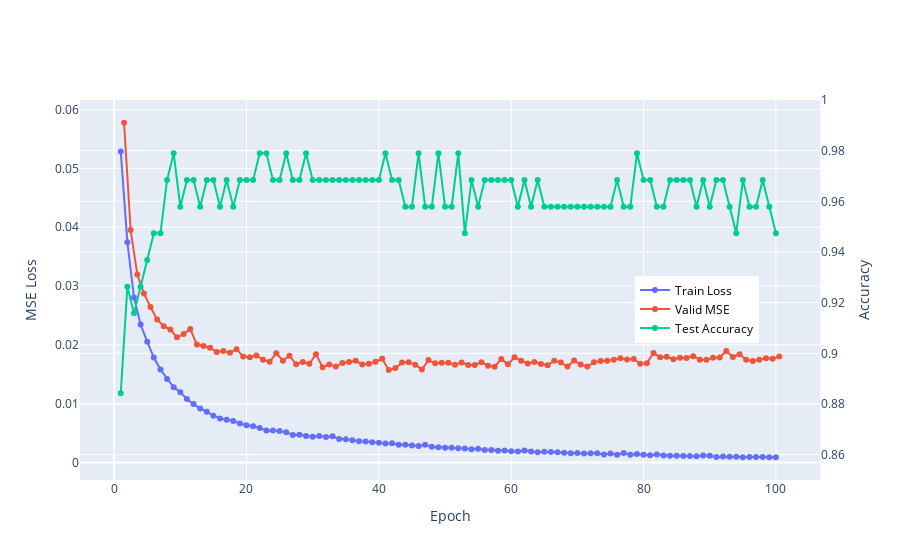

Notebook cell for this chart:
### Code cell
def plot_training_history(model_name = "mean_256", trained_epoches = 10):
    epoches = list(range(1, trained_epoches + 1))
    train_losses = []
    test_losses = []
    test_accs = []
    for epoch in tqdm(range(1, trained_epoches+1)):
        checkpoint = torch.load(MODEL_PATH / f"model_{model_name}_epoch{epoch}.pth")
        train_losses.append(checkpoint["train_mse"])
        test_losses.append(checkpoint["valid_mse"])
        test_accs.append(checkpoint["test_acc"])
    
    trace1 = go.Scatter(
        x = epoches,
        y = train_losses,
        name= "Train Loss",
        xaxis='x',
        yaxis='y1',
        mode='lines+markers'
    )
    trace2 = go.Scatter(
        x = [epoch + 0.5 for epoch in epoches],
        y = test_losses,
        name= "Valid MSE",
        xaxis='x', 
        yaxis='y1',
        mode='lines+markers'
    )
    trace3 = go.Scatter(
        x = epoches,
        y = test_accs,
        name='Test Accuracy',
        xaxis='x', 
        yaxis='y2',
        mode='lines+markers'
    )
    
    data = [trace1, trace2, trace3]
    layout = go.Layout(
        yaxis2=dict(overlaying = 'y', side = 'right', title = "Accuracy", range = [0.85, 1.0]),
        yaxis1=dict(title = "MSE Loss"),
        xaxis = dict(title = "Epoch"),
        legend=dict(x=0.75, y=0.45, font=dict(size=12, color="black"))
    )
    
    fig = go.Figure(data=data, layout=layout)
    fig.show()

plot_training_history("bos_256", 30)
